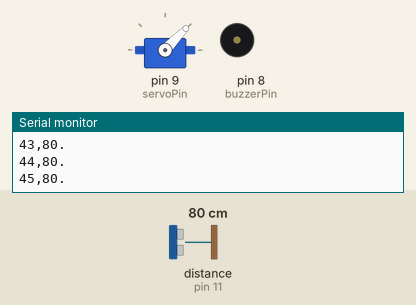
A sketch run on a simulated Arduino Uno, built with avr-gcc and run on an emulated ATmega328P. On the bench: servo, buzzer (waves = sounding, pin HIGH), the last lines printed to the serial monitor. The test bench sets the inputs (shaded band); at power-on: distance to the obstacle (sensor on pin 11) 80 cm. The echo pulse lasts 58.3 µs per cm.

Above: at 1.2 s.
1.3 s: distance to the obstacle (sensor on pin 11) set to 2 cm
4.3 s: distance to the obstacle (sensor on pin 11) set to 35 cm
At 5.98 s:
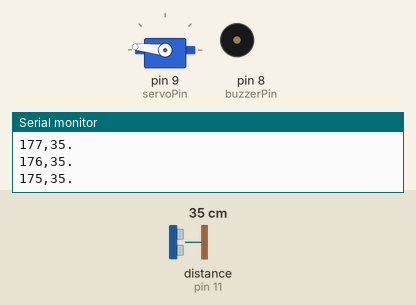
7.3 s: distance to the obstacle (sensor on pin 11) set to 9 cm
At 9.97 s:
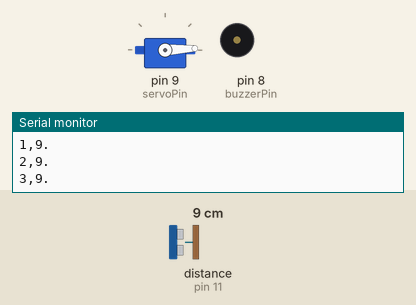
10.3 s: distance to the obstacle (sensor on pin 11) set to 4 cm
At 10.6 s:
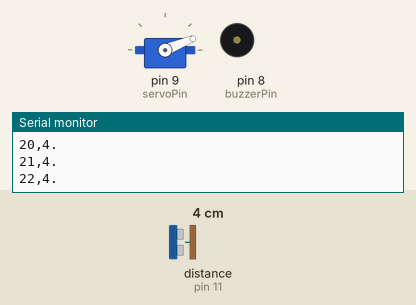
Timing chart, 0 to 31.5 s (numbered marks = the images above; inputs shaded):
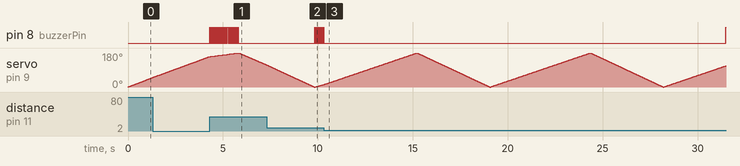

The sketch:

sodarLogic.ino
```cpp
#include <Servo.h>
#include <Ultrasonic.h>

const int buzzerPin = 8;
const int servoPin = 9;
const int triggerPin = 12;
const int echoPin = 11;

Servo myservo;
Ultrasonic ultrasonic(triggerPin, echoPin);

long distance;

int printDistance(int i, int distance) {
    Serial.print(i);
    Serial.print(",");
    Serial.print(distance);
    Serial.println(".");
};

void beepBuzzer(int beepInterval){
  digitalWrite(buzzerPin, HIGH);
  delay(beepInterval);
  digitalWrite(buzzerPin, LOW);
  delay(beepInterval);
}

void setup() {
  // put your setup code here, to run once:
  pinMode(buzzerPin, OUTPUT);
  myservo.attach(servoPin);
  Serial.begin(9600);
}

void loop() {
  // put your main code here, to run repeatedly:
  for(int i = 0; i<= 180; i++){
    myservo.write(i);
    delay(20);
    distance =ultrasonic.read();
    printDistance(i,distance);

    if(distance < 40){
      int beepInterval = map(distance, 40, 0, 30, 1);
      beepBuzzer(beepInterval);
    }

  }
  for(int i = 180; i>= 0; i--){
    myservo.write(i);
    delay(20);
     distance =ultrasonic.read();
    printDistance(i,distance);

      if(distance < 40){
      int beepInterval = map(distance, 40, 0, 30, 1);

    }
  }
}
```

Measured:
- after the input at 4.3 s, pin 8 (buzzerPin): alternates HIGH for 0.03 s and LOW for 0.05 s, 40 changes in all, then stays LOW, starting at once
- after the input at 7.3 s, pin 8 (buzzerPin): alternates HIGH for 0.01 s and LOW for 0.03 s, starting after 2.5 s
- after the input at 10.3 s, pin 8 (buzzerPin): goes on until 10.3 s, then stays LOW
